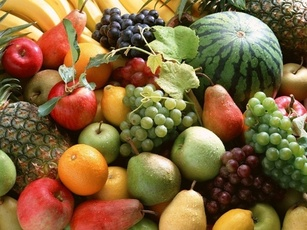
%> input picture apples/moreapples/__800x800_54eea3fff3d49.jpg, 307 x 230 px, shrunk from 622 x 466 before the run
$ octave moreAppleTest.m   (GNU Octave 9; MATLAB toolbox functions it lacks are replaced by stand-ins)
%> lines starting %> are read from the running program, lines starting %| are printed output that depends on the picture; in (x1, y1, x2, y2) boxes, pixels count from 0 and x2, y2 are one past the last pixel; in counts of white or black regions, pixels touching at a corner belong together; the program's own positions count from 1
if( ~exist('moreApples', 'dir') )
    display('Please change current directory to the parent folder of both apples/ and testApples/');
end

Imoreapples = cell(2,1);
Imoreapples{1} = 'moreApples/orchard3.jpg';
Imoreapples{2} = 'moreApples/__800x800_54eea3fff3d49.jpg';

ImoreapplesMasks = cell(2,1);
ImoreapplesMasks{1} = 'moreApples/orchard3.png';
ImoreapplesMasks{2} = 'moreApples/__800x800_54eea3fff3d49.png';


priorApple = 0.5319;
priorNonApple = 0.4681;%by step1 mixGaussianEstData

load('AppleMoG');
load('NonAppleMoG');

TeCells=cell(2,1);
for i=1:2
   TeCells{i}=figure;
end
TestCells=cell(2,1);
for i = 2
    curI = double(imread(  Imoreapples{i}   )) / 255;
    TestCells{i}=curI;

    curImask = imread(  ImoreapplesMasks{i}   );
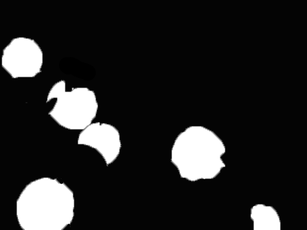
%> input picture apples/moreapples/__800x800_54eea3fff3d49.png, 307 x 230 px, shrunk from 622 x 466 before the run
%> curImask is the input picture: size 230x307x3 uint8; min 0, max 255, mean 37.3
    curImask = curImask(:,:,2) > 128;  % Picked
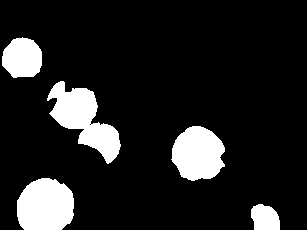
%> curImask: size 230x307 logical; 13.3% white; 5 white regions, box (x1, y1, x2, y2) and area: (47, 81, 121, 164) 2735, (17, 178, 74, 230) 2494, (171, 126, 225, 181) 2229, (2, 37, 42, 78) 1294, (251, 204, 280, 230) 618

    [imY imX imZ] = size(TestCells{i});
%> imY = 230; imX = 307; imZ = 3
    posteriorApple = zeros(imY,imX);
%> posteriorApple: size 230x307 double; every value is 0
    for cY = 1:imY
        fprintf('Processing Row %d\n',cY);
        for cX = 1:imX
            %extract this pixel data
            thisPixelData = squeeze(double(TestCells{i}(cY,cX,:)));
            %calculate likelihood of this data given skin model
            likeApple = MixGaussLike(thisPixelData,AppleMoG);
            likeNonApple = MixGaussLike(thisPixelData,NonAppleMoG);
            posteriorApple(cY,cX) = likeApple*priorApple/(likeApple*priorApple+likeNonApple*priorNonApple);
        end
    end;
%> this loop made 230 passes
%| Processing Row 1
%| Processing Row 2
%| Processing Row 3
%| Processing Row 4
%| Processing Row 5
%| Processing Row 6
%| Processing Row 7
%| Processing Row 8
%> (further printed lines are left out)
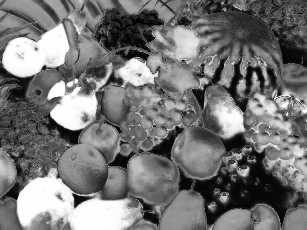
%> posteriorApple: size 230x307 double; min 0.0026, max 1, mean 0.463

    %draw skin posterior
    clims = [0, 1];
    imagesc(posteriorApple, clims); colormap(gray); axis off; axis image;
    drawnow;

    % [8 lines of commented-out code are left out]

end
